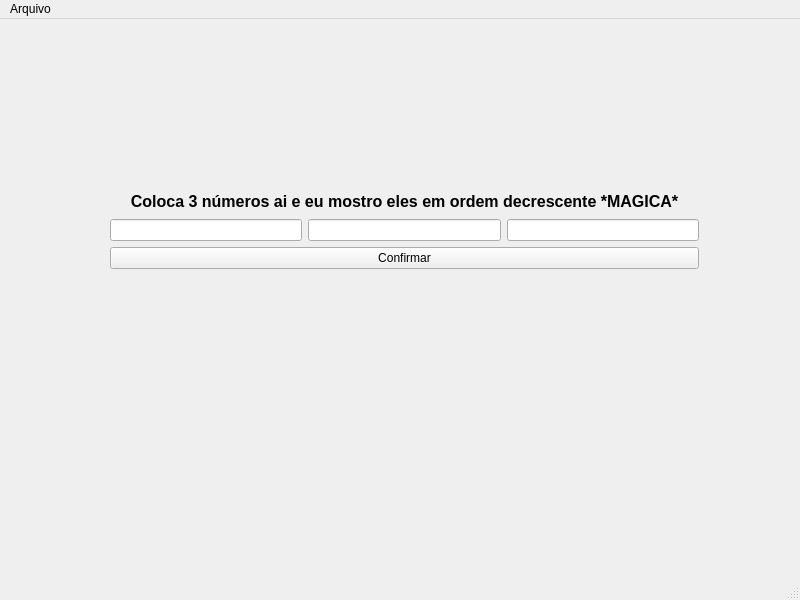
<?xml version="1.0" encoding="UTF-8"?>
<ui version="4.0">
 <class>MainWindow</class>
 <widget class="QMainWindow" name="MainWindow">
  <property name="geometry">
   <rect>
    <x>0</x>
    <y>0</y>
    <width>800</width>
    <height>600</height>
   </rect>
  </property>
  <property name="windowTitle">
   <string>MainWindow</string>
  </property>
  <widget class="QWidget" name="centralwidget">
   <widget class="QWidget" name="verticalLayoutWidget">
    <property name="geometry">
     <rect>
      <x>110</x>
      <y>170</y>
      <width>589</width>
      <height>80</height>
     </rect>
    </property>
    <layout class="QVBoxLayout" name="verticalLayout">
     <item>
      <widget class="QLabel" name="label">
       <property name="font">
        <font>
         <pointsize>12</pointsize>
         <weight>75</weight>
         <bold>true</bold>
        </font>
       </property>
       <property name="text">
        <string>Coloca 3 números ai e eu mostro eles em ordem decrescente *MAGICA*</string>
       </property>
       <property name="alignment">
        <set>Qt::AlignCenter</set>
       </property>
      </widget>
     </item>
     <item>
      <layout class="QHBoxLayout" name="horizontalLayout">
       <item>
        <widget class="QLineEdit" name="lineEdit_3"/>
       </item>
       <item>
        <widget class="QLineEdit" name="lineEdit_2"/>
       </item>
       <item>
        <widget class="QLineEdit" name="lineEdit"/>
       </item>
      </layout>
     </item>
     <item>
      <widget class="QPushButton" name="pushButton">
       <property name="text">
        <string>Confirmar</string>
       </property>
      </widget>
     </item>
    </layout>
   </widget>
   <widget class="QLabel" name="label_2">
    <property name="geometry">
     <rect>
      <x>210</x>
      <y>270</y>
      <width>381</width>
      <height>181</height>
     </rect>
    </property>
    <property name="font">
     <font>
      <pointsize>12</pointsize>
      <weight>75</weight>
      <bold>true</bold>
     </font>
    </property>
    <property name="text">
     <string/>
    </property>
    <property name="alignment">
     <set>Qt::AlignCenter</set>
    </property>
   </widget>
  </widget>
  <widget class="QMenuBar" name="menubar">
   <property name="geometry">
    <rect>
     <x>0</x>
     <y>0</y>
     <width>800</width>
     <height>21</height>
    </rect>
   </property>
   <widget class="QMenu" name="menuArquivo">
    <property name="title">
     <string>Arquivo</string>
    </property>
    <addaction name="actionNovo"/>
    <addaction name="actionAbrir"/>
    <addaction name="actionSalvar"/>
    <addaction name="actionSair"/>
   </widget>
   <addaction name="menuArquivo"/>
  </widget>
  <widget class="QStatusBar" name="statusbar"/>
  <action name="actionSalvar">
   <property name="text">
    <string>Salvar</string>
   </property>
  </action>
  <action name="actionSair">
   <property name="text">
    <string>Sair</string>
   </property>
  </action>
  <action name="actionNovo">
   <property name="text">
    <string>Novo</string>
   </property>
  </action>
  <action name="actionAbrir">
   <property name="text">
    <string>Abrir</string>
   </property>
  </action>
 </widget>
 <resources/>
 <connections/>
</ui>
